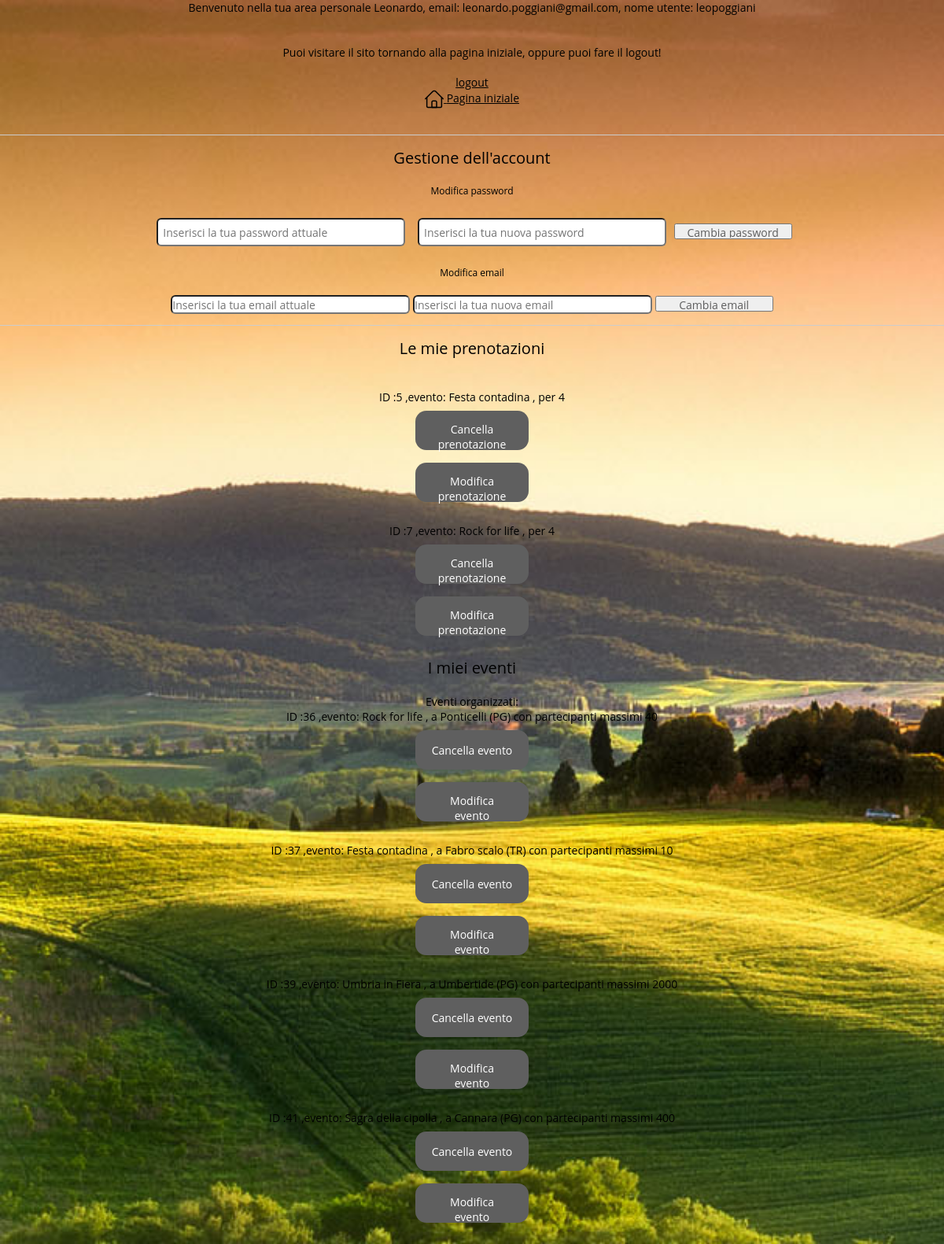
Page /php/areapersonale.php (signed in) on the committed database.
### tables this page shows
CREATE TABLE `prenotazioni` (
  `idprenotazioni` int(11) NOT NULL AUTO_INCREMENT,
  `nome` varchar(45) NOT NULL,
  `cognome` varchar(45) NOT NULL,
  `posti` int(11) NOT NULL,
  `titolo_evento` varchar(45) NOT NULL,
  `nome_utente` varchar(45) NOT NULL,
  PRIMARY KEY (`idprenotazioni`)
);

CREATE TABLE `eventi` (
  `ideventi` int(11) NOT NULL AUTO_INCREMENT,
  `tipologia` varchar(45) NOT NULL,
  `datainserimento` date NOT NULL,
  `maxpartecipanti` int(11) NOT NULL,
  `nome` varchar(45) NOT NULL,
  `cognome` varchar(45) NOT NULL,
  `descrizione` text,
  `dataevento` date NOT NULL,
  `titolo` varchar(45) NOT NULL,
  `luogo` varchar(45) NOT NULL,
  `image` varchar(45) DEFAULT NULL,
  `nomeutente` varchar(45) NOT NULL,
  PRIMARY KEY (`ideventi`)
);

### php/areapersonale.php (the view, shortened to what this page needs)
<!DOCTYPE html>
<html lang="it">
    <head>
        <link rel="stylesheet" type="text/css" href="../css/style.css">
    </head>
<?php
    include './connection.php';
    if( (isset($_SESSION['utente'])) || (isset($_SESSION['organizzatore'])) ) {
        printf("<p>Benvenuto nella tua area personale %s, email: %s, nome utente: %s </p>", $_SESSION['nome'], $_SESSION['email'], $_SESSION['nome_utente']);
        echo "<br>";
        echo "<br>";
        printf("<p> Puoi visitare il sito tornando alla pagina iniziale, oppure puoi fare il logout! </p><br>");
        printf("%s", '<a class="sopra" href="./logout.php">logout</a> <br> <a class="sopra" href="../index.php"> <img src="../Immagini/home.png" alt="Home"> Pagina iniziale </a> <br> <br>');
    } else {
        printf("Effettua il %s per accedere all'area riservata", '<a href="./login.php">login</a>');
    }
?>
    <body>
        <hr>
        <div class="contenitore">
            <h2>
                Gestione dell'account
            </h2>
            <h3>
                Modifica password
            </h3>
            <form class="areapersonale" method="POST" action="./cambio_password.php">
                <input id="password" name="password" type="password" placeholder="Inserisci la tua password attuale" size="40" autocomplete="off" required/>
                <input id="password-nuova" name="password-nuova" type="password" placeholder="Inserisci la tua nuova password" size="40" autocomplete="off" required/>
                <input type="submit" id="cambio-pass" name="cambio-pass" value="Cambia password">
            </form>
            <br>
            <h3>
                Modifica email
            </h3>
            <form  class="areapersonale" method="POST" action="./cambio_email.php">
                <input id="email" name="email" type="email" placeholder="Inserisci la tua email attuale" size="40" maxlength="50" required/>
                <input id="email-nuova" name="email-nuova" type="email" placeholder="Inserisci la tua nuova email" size="40" maxlength="50" required/>
                <input type="submit" id="cambio-email" name="cambio-email" value="Cambia email">
            </form>
            <hr>
            <?php
                if($_SESSION['admin'] == 1){
                    $tutti_i_messaggi = "
                                            SELECT *
                                            FROM messaggi
                                        ";
                    $risultato_messaggi = $dbCon->query($tutti_i_messaggi) or trigger_error($dbCon->error."[$tutti_i_messaggi]");
                    print("<h2> Archivio messaggi </h2>");
                    print("<div class='container-messaggi'>");
                    while($obj = $risultato_messaggi->fetch_object()) {
                        print("<div class='messaggio_container'>");
                        print("Id messaggio: " . $obj->idmessaggi . ", contenuto: " . $obj->contenuto . " mandato da " . $obj->mittente);
                        print("</div>");
                    }
                    print("</div>");
                }else {
                    print("<h2> Le mie prenotazioni</h2>");
                    $nome = $_SESSION['nome_utente'];
                    $query = "
                                SELECT *
                                FROM prenotazioni
                                WHERE nome_utente = '$nome'
                            ";
                    $risultato = $dbCon->query($query) or trigger_error($dbCon->error."[$query]");
                    $numeroRisultati = $risultato->num_rows;
                    if($numeroRisultati != 0){
                        echo "<br>";
                        while ($obj = $risultato->fetch_object()) {
                            echo 'ID :'.$obj->idprenotazioni. ' ,evento: ' .$obj->titolo_evento.' , per '.$obj->posti;
                            print("
                                <div class='bottoni-in-fila-prenotazione'>
                                    <form method='POST' action='./cancella_prenotazione.php'>
                                        <button class='bottone-cancellazione' name='prenotazione_da_cancellare' value='$obj->idprenotazioni'> Cancella prenotazione </button>
                                    </form>
                                    <form method='POST' action='./modifica_prenotazione.php'>
                                        <button class='bottone-modificazione' name='prenotazione_da_modificare' value='$obj->idprenotazioni'> Modifica prenotazione </button>
                                    </form>
                                </div>
                                ");
                            echo "<br>";
                        }
                    } else {
                        print("<p> Non hai nessuna prenotazione attiva! </p>");
                    }
                    if( isset($_SESSION['organizzatore'])) {
                        print("
                            <h2>
                                I miei eventi
                            </h2>
                        ");
                        $query2 =
                        "
                            SELECT *
                            FROM eventi
                            WHERE nomeutente = '$nome'
                        ";
                        $risultato2 = $dbCon->query($query2) or trigger_error($dbCon->error."[$query2]");
                        $numeroRisultati2 = $risultato2->num_rows;
                        if($numeroRisultati2 != 0){
                            echo "Eventi organizzati:";
                            echo "<br>";
                            while ($obj = $risultato2->fetch_object()) {
                                echo 'ID :'.$obj->ideventi. ' ,evento: ' .$obj->titolo.' , a ' . $obj->luogo . " con partecipanti massimi " . $obj->maxpartecipanti;
                                print("
                                    <div class='bottoni-in-fila-evento'>
                                        <form method='POST' action='./cancella_evento.php'>
                                            <button class='bottone-cancellazione' name='evento_da_cancellare' value='$obj->ideventi'> Cancella evento </button>
                                        </form>
                                        <form method='POST' action='./modifica_evento.php'>
                                            <button class='bottone-modificazione' name='evento_da_modificare' value='$obj->ideventi'> Modifica evento </button>
                                        </form>
                                    </div>
                                    ");
                                echo "<br>";
                            }
                        } else {
                            print("<p> Non hai organizzato nessun evento! </p>");
                        }
                    }
                }
            ?>
        </div>
    </body>
</html>

### css/style.css (style rules this page uses)
* { padding: 0; margin: 0; font: 14px 'Open sans', sans-serif; color: black; transition: all .4s ease-in-out; }
body { background-image: url("../Immagini/sfondo.jpg"); background-repeat: no-repeat; background-attachment: fixed; background-size: cover; text-align: center; }
h2 { margin: 0; margin-bottom: 20px; font-size: 20px; }
h3 { margin: 0; margin-bottom: 20px; font-size: 12px; }
.bottone-cancellazione { border-radius: 14px; height: 50px; background-color: #5F5F5F; color: white; padding: 14px 20px; margin: 8px 0; border: none; cursor: pointer; width: 12%; }
.bottone-modificazione { border-radius: 14px; height: 50px; background-color: #5F5F5F; color: white; padding: 14px 20px; margin: 8px 0; border: none; cursor: pointer; width: 12%; }
.areapersonale input[type=password] { color: #5F5F5F; width: 300px; height: 20px; border-radius: 6px; }
.areapersonale input[type=email] { color: #5F5F5F; width: 300px; height: 20px; border-radius: 6px; }
.areapersonale input[type=submit] { color: #5F5F5F; width: 150px; height: 20px; }
img { border-radius: 5px 5px 0 0; max-width: 250px; max-height: 150px; }
hr { display: block; height: 1px; border: 0; border-top: 1px solid #ccc; margin: 1em 0; padding: 0; }
audio, canvas, iframe, img, svg, video { vertical-align: middle; }
.form-registrazione input[type='text'], input[type='password'] { color: #5F5F5F; width: 80%; padding: 6px; margin: 6px; }
.form-registrazione input[type='date'], input[type='password'] { color: #5F5F5F; width: 80%; padding: 6px; margin: 6px; }

### rows in the picture
prenotazioni: idprenotazioni "5", titolo_evento "Festa contadina", posti "4"
prenotazioni: idprenotazioni "7", titolo_evento "Rock for life", posti "4"
eventi: ideventi "36", titolo "Rock for life", luogo "Ponticelli (PG)", maxpartecipanti "40"
eventi: ideventi "37", titolo "Festa contadina", luogo "Fabro scalo (TR)", maxpartecipanti "10"
eventi: ideventi "39", titolo "Umbria in Fiera", luogo "Umbertide (PG)", maxpartecipanti "2000"
eventi: ideventi "41", titolo "Sagra della cipolla", luogo "Cannara (PG)", maxpartecipanti "400"

### other values in the picture
$_SESSION['nome'] "Leonardo"
$_SESSION['email'] "leonardo.poggiani@gmail.com"
$_SESSION['nome_utente'] "leopoggiani"
